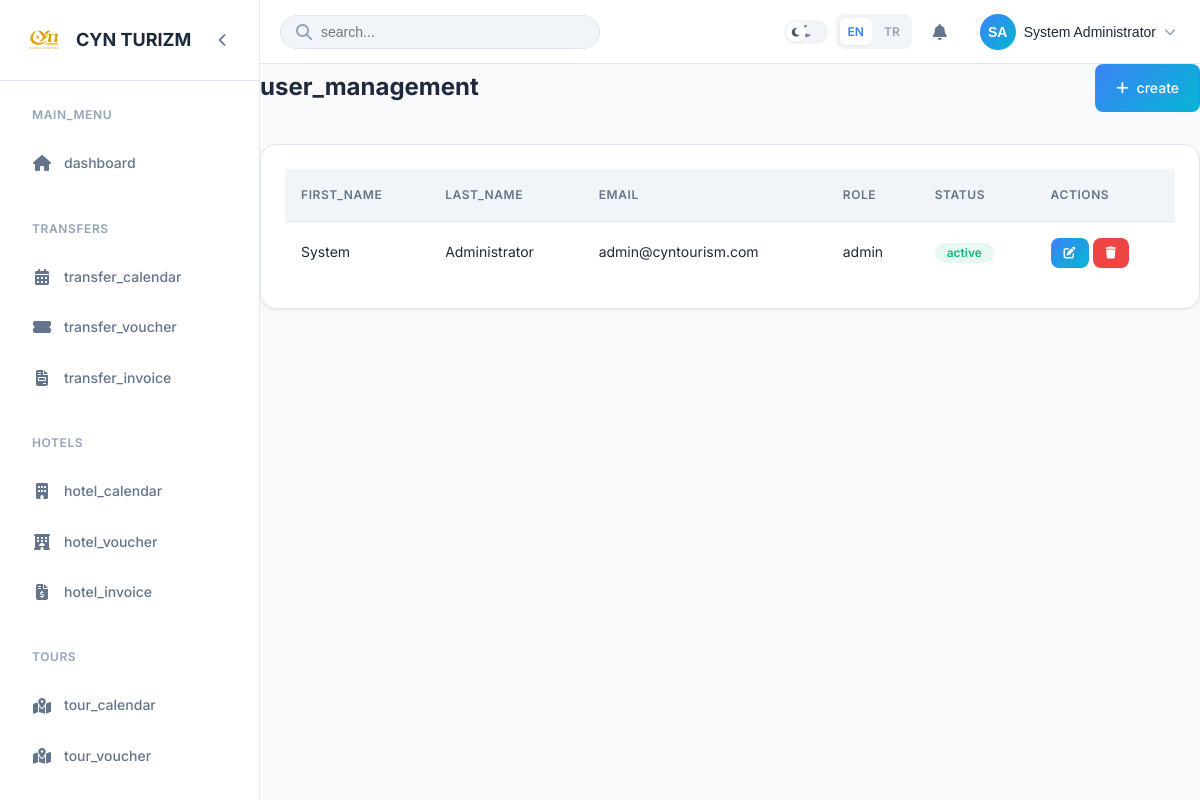
/users.php (signed in), run on the app's committed database.
### tables this page shows
CREATE TABLE IF NOT EXISTS `users` (
  `id` int(11) UNSIGNED NOT NULL AUTO_INCREMENT,
  `first_name` varchar(100) NOT NULL,
  `last_name` varchar(100) NOT NULL,
  `email` varchar(255) NOT NULL,
  `password` varchar(255) NOT NULL,
  `role` enum('admin','manager','operator','viewer') DEFAULT 'viewer',
  `status` enum('active','inactive','suspended','pending') DEFAULT 'pending',
  `email_verified` tinyint(1) DEFAULT 0,
  `email_verified_at` datetime DEFAULT NULL,
  `last_login` datetime DEFAULT NULL,
  `last_login_ip` varchar(45) DEFAULT NULL,
  `failed_login_attempts` int(11) DEFAULT 0,
  `locked_until` datetime DEFAULT NULL,
  `password_changed_at` datetime DEFAULT NULL,
  `remember_token` varchar(255) DEFAULT NULL,
  `remember_token_expires` datetime DEFAULT NULL,
  `reset_token` varchar(255) DEFAULT NULL,
  `reset_token_expires` datetime DEFAULT NULL,
  `two_factor_secret` varchar(255) DEFAULT NULL,
  `two_factor_enabled` tinyint(1) DEFAULT 0,
  `profile_image` varchar(255) DEFAULT NULL,
  `phone` varchar(20) DEFAULT NULL,
  `created_at` timestamp NOT NULL DEFAULT current_timestamp(),
  `updated_at` timestamp NOT NULL DEFAULT current_timestamp() ON UPDATE current_timestamp(),
  `deleted_at` datetime DEFAULT NULL,
  PRIMARY KEY (`id`),
  UNIQUE KEY `email` (`email`),
  KEY `role` (`role`),
  KEY `status` (`status`),
  KEY `remember_token` (`remember_token`),
  KEY `reset_token` (`reset_token`)
);

### consolidated-management.php (the view, shortened to what the rows shown need)
<?php
require_once __DIR__ . '/auth.php';
$type = $_GET['type'] ?? 'partners';
$configs = [
    'partners' => [
        'title' => 'partner_management',
        'table' => 'partners',
        'fields' => ['company' => 'company_name', 'email' => 'email', 'phone' => 'phone', 'status' => 'status'],
        'form' => ['company' => 'text', 'contact_name' => 'text', 'email' => 'email', 'phone' => 'text', 'address' => 'textarea', 'status' => 'select'],
        'required' => ['company']
    ],
    'drivers' => [
        'title' => 'driver_management',
        'table' => 'drivers',
        'fields' => ['name' => 'first_name', 'phone' => 'phone', 'license_no' => 'license_number', 'status' => 'status'],
        'form' => ['name' => 'text', 'phone' => 'text', 'license_no' => 'text', 'status' => 'select'],
        'required' => ['name']
    ],
    'vehicles' => [
        'title' => 'vehicle_management',
        'table' => 'vehicles',
        'fields' => ['plate_number' => 'plate_number', 'model' => 'model', 'capacity' => 'capacity', 'status' => 'status'],
        'form' => ['plate_number' => 'text', 'model' => 'text', 'capacity' => 'number', 'status' => 'select'],
        'required' => ['plate_number']
    ],
    'guides' => [
        'title' => 'guide_management',
        'table' => 'tour_guides',
        'fields' => ['name' => 'first_name', 'phone' => 'phone', 'languages' => 'languages', 'status' => 'status'],
        'form' => ['name' => 'text', 'phone' => 'text', 'languages' => 'text', 'status' => 'select'],
        'required' => ['name']
    ],
    'tour_guides' => [
        'title' => 'guide_management',
        'table' => 'tour_guides',
        'fields' => ['name' => 'first_name', 'phone' => 'phone', 'languages' => 'languages', 'status' => 'status'],
        'form' => ['name' => 'text', 'phone' => 'text', 'languages' => 'text', 'status' => 'select'],
        'required' => ['name']
    ],
    'users' => [
        'title' => 'user_management',
        'table' => 'users',
        'fields' => ['first_name' => 'first_name', 'last_name' => 'last_name', 'email' => 'email', 'role' => 'role', 'status' => 'status'],
        'form' => ['first_name' => 'text', 'last_name' => 'text', 'email' => 'email', 'password' => 'password', 'role' => 'select', 'status' => 'select'],
        'required' => ['first_name', 'last_name', 'email']
    ]
];
$config = $configs[$type] ?? $configs['partners'];
$action = $_GET['action'] ?? 'list';
$id = intval($_GET['id'] ?? 0);
$editData = null;
try {
    $list = Database::getInstance()->fetchAll("SELECT * FROM {$config['table']} ORDER BY id DESC");
} catch (Exception $e) {
    $list = [];
}
include __DIR__ . '/header.php';
?>
<div class="page-header">
    <div class="page-header-content">
        <h1 class="page-title"><?php echo __($config['title']); ?></h1>
    </div>
</div>
<?php if ($action == 'add' || $action == 'edit'): ?>
<div class="card">
    <div class="card-header">
        <h3 class="card-title"><?php echo ($action == 'add' ? __('new_driver') : __('edit')) . ' ' . __($config['title']); ?></h3>
    </div>
    <div class="card-body">
        <form method="post" action="management.php?type=<?php echo htmlspecialchars($type); ?>&action=save&id=<?php echo $id; ?>" class="form">
            <?php echo csrf_field(); ?>
            <div class="form-row">
                <?php foreach ($config['form'] as $field => $ftype): ?>
                <div class="form-group col-12">
                    <label class="form-label">
                        <?php echo __($field); ?>
                        <?php if (in_array($field, $config['required'])): ?><span class="text-danger">*</span><?php endif; ?>
                    </label>
                    <?php if ($ftype == 'textarea'): ?>
                    <textarea name="<?php echo $field; ?>" class="form-control" rows="3" <?php echo in_array($field, $config['required']) ? 'required' : ''; ?>><?php echo htmlspecialchars($editData[$field] ?? ''); ?></textarea>
                    <?php elseif ($ftype == 'select'): ?>
                    <select name="<?php echo $field; ?>" class="form-control" <?php echo in_array($field, $config['required']) ? 'required' : ''; ?>>
                        <?php if ($field == 'status'): ?>
                        <option value="active" <?php echo ($editData[$field] ?? '') == 'active' ? 'selected' : ''; ?>><?php echo __('active'); ?></option>
                        <option value="inactive" <?php echo ($editData[$field] ?? '') == 'inactive' ? 'selected' : ''; ?>><?php echo __('inactive'); ?></option>
                        <?php elseif ($field == 'role'): ?>
                        <option value="admin" <?php echo ($editData[$field] ?? '') == 'admin' ? 'selected' : ''; ?>><?php echo __('admin'); ?></option>
                        <option value="manager" <?php echo ($editData[$field] ?? '') == 'manager' ? 'selected' : ''; ?>><?php echo __('manager'); ?></option>
                        <option value="operator" <?php echo ($editData[$field] ?? '') == 'operator' ? 'selected' : ''; ?>><?php echo __('operator'); ?></option>
                        <?php endif; ?>
                    </select>
                    <?php else: ?>
                    <input type="<?php echo $ftype; ?>" name="<?php echo $field; ?>" class="form-control" value="<?php echo htmlspecialchars($editData[$field] ?? ''); ?>" <?php echo in_array($field, $config['required']) ? 'required' : ''; ?>>
                    <?php endif; ?>
                </div>
                <?php endforeach; ?>
            </div>
            <div class="form-actions mt-4" style="display:flex; gap:10px; justify-content:flex-end;">
                <a href="management.php?type=<?php echo htmlspecialchars($type); ?>" class="btn btn-secondary"><?php echo __('cancel'); ?></a>
                <button type="submit" class="btn btn-primary"><?php echo __('save'); ?></button>
            </div>
        </form>
    </div>
</div>
<?php else: ?>
<div class="card">
    <div class="card-body">
        <div class="table-responsive">
            <table class="table">
                <thead>
                    <tr>
                        <?php foreach ($config['fields'] as $key => $label): ?>
                        <th><?php echo __($label); ?></th>
                        <?php endforeach; ?>
                        <th><?php echo __('actions'); ?></th>
                    </tr>
                </thead>
                <tbody>
                    <?php foreach ($list as $item): ?>
                    <tr>
                        <?php foreach ($config['fields'] as $key => $label): ?>
                        <td>
                            <?php if ($key == 'status'): ?>
                            <?php
                                $statusClass = $item[$key] == 'active' ? 'badge-success' : 'badge-danger';
                                $statusLabel = $item[$key] == 'active' ? __('active') : __('inactive');
                            ?>
                            <span class="badge <?php echo $statusClass; ?>"><?php echo $statusLabel; ?></span>
                            <?php else: ?>
                            <?php echo htmlspecialchars($item[$key] ?? '-'); ?>
                            <?php endif; ?>
                        </td>
                        <?php endforeach; ?>
                        <td>
                            <a href="management.php?type=<?php echo htmlspecialchars($type); ?>&action=edit&id=<?php echo htmlspecialchars($item['id']); ?>" class="btn btn-sm btn-primary"><i class="fas fa-edit"></i></a>
                            <form method="POST" action="management.php" style="display:inline;" onsubmit="return confirm('<?php echo __('confirm_delete'); ?>');">
                                <button type="submit" class="btn btn-sm btn-danger"><i class="fas fa-trash"></i></button>
                            </form>
                        </td>
                    </tr>
                    <?php endforeach; ?>
                </tbody>
            </table>
        </div>
    </div>
</div>
<?php endif; ?>
<?php include __DIR__ . '/footer.php'; ?>

### header.php (shortened to what the rows shown need)
<?php
require_once __DIR__ . '/auth.php';
require_once __DIR__ . '/language.php';
Auth::requireAuth();
$user = Auth::user();
$currentLang = getCurrentLang();
?>
<!DOCTYPE html>
<html lang="<?php echo $currentLang; ?>" data-theme="light">
<head>
    <link rel="stylesheet" href="https://cdnjs.cloudflare.com/ajax/libs/font-awesome/6.4.0/css/all.min.css">
    <link rel="stylesheet" href="style.css">
</head>
<body>
    <div class="app-layout">
        <main class="main-content">
            <header class="top-bar">
                <div class="top-bar-right">
                    <div class="user-dropdown">
                        <button class="user-dropdown-toggle">
                            <div class="user-avatar">
                                <?php echo htmlspecialchars(strtoupper(substr($user['first_name'] ?: 'U', 0, 1) . substr($user['last_name'] ?: '', 0, 1))); ?>
                            </div>
                            <span class="user-name">
                                <?php echo htmlspecialchars(($user['first_name'] ?: '') . ' ' . ($user['last_name'] ?: '')); ?>
                            </span>
                            <i class="fas fa-chevron-down" style="font-size: 0.75rem; color: var(--text-tertiary);"></i>
                        </button>
                    </div>
                </div>
            </header>
            <div class="page-content">

### data on the page
users: first_name+last_name "SA", first_name+last_name "System Administrator", first_name "System", last_name "Administrator", email "admin@cyntourism.com", role "admin", status "active"

### other printed values
COMPANY_NAME "CYN TURIZM"
__('main_menu') "MAIN_MENU"
__('dashboard') "dashboard"
__('transfers') "TRANSFERS"
__('transfer_calendar') "transfer_calendar"
__('transfer_voucher') "transfer_voucher"
__('transfer_invoice') "transfer_invoice"
__('hotels') "HOTELS"
__('hotel_calendar') "hotel_calendar"
__('hotel_voucher') "hotel_voucher"
__('hotel_invoice') "hotel_invoice"
__('tours') "TOURS"
__('tour_calendar') "tour_calendar"
__('tour_voucher') "tour_voucher"
$label "EN"
